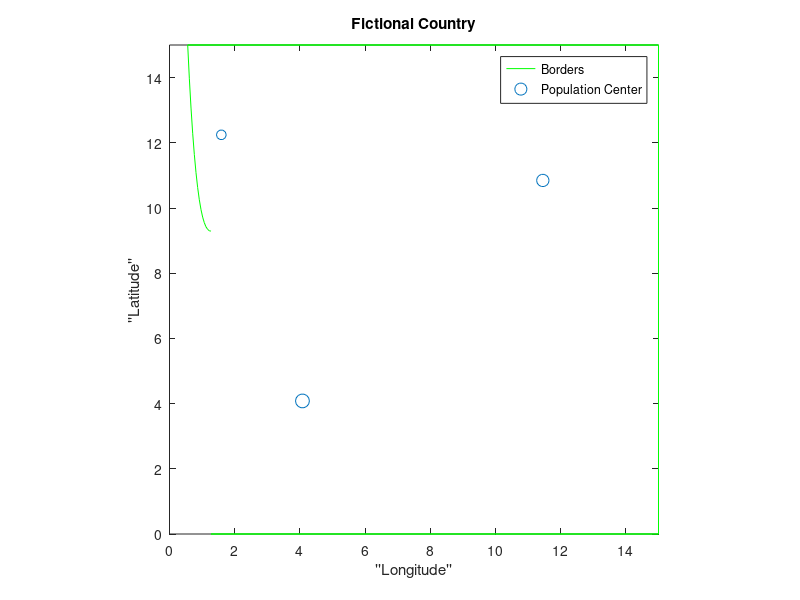

Write the MATLAB code that produced this figure. (Note: this script raises an error after producing the figure.)
clc; clear; close all

%% Defining the Coast

% Coefficients of polynomial that define the coastline have been
% predetermined (totally arbitrary, but still predetermined)
coastCoeff = load("coastPolyCoeffs.mat");
alphaStar = coastCoeff.alphaStar;

%The 5th-order polynomial that will define our coast:
coast_line = @(x) alphaStar(1,:) + alphaStar(2,:).*x + alphaStar(3,:).*x.^2 + alphaStar(4,:).*x.^3 ...
    + alphaStar(5,:).*x.^4 + alphaStar(6,:).*x.^5 + 0.00001.*x.^6;

%coast_line = @(x) -x+15

upper_bound = 15;
lower_bound = 0;
right_bound = 15;

options = optimset('Display','off');
x_bounds = [0 right_bound];
x_bounds = max(x_bounds, fsolve((@(x) (coast_line(x) - upper_bound)),0,options));
x_bounds = min(x_bounds, fsolve((@(x) (coast_line(x) - lower_bound)),0, options));

fplot(coast_line, x_bounds,'g');
hold on

%%% Defining the borders of the country (just straight lines)

%Define upper border as straight line:
x1 = linspace(x_bounds(1), right_bound,2);
y1 = upper_bound.*ones(length(x1));
plot(x1,y1,'g','HandleVisibility','off')

%Define lower border as straight line:
x2 = linspace(x_bounds(2),right_bound ,2);
y2 = lower_bound.*ones(length(x2));
plot(x2,y2,'g','HandleVisibility','off')

%Define right side boarder as straight line:
xv = right_bound.*ones(2,1);
yv = linspace(lower_bound, upper_bound,length(xv));
plot(xv,yv,'g','HandleVisibility','off')


%% Plot some randomly selected population centers:
popCenters = [4.0783    4.0816;
              1.5899   12.2449;
             11.4516   10.8455;];
populations = [1000, 500, 800];
scatter(popCenters(:,1),popCenters(:,2),populations/10,'b*')

%% Add some titles and labels
legend("Borders","Population Center")
title("Fictional Country")
xlabel("''Longitude''")
ylabel("''Latitude''")
axis([0 right_bound lower_bound upper_bound]) 
axis equal


%% Equation Params
local_weight = 1;
coastal_weight = 1;
pipe_K = 1;
gpm_per_head = 1;

%% Distance To Coast
syms x x0 y0
dist_coast = sqrt((x-x0).^2 + (coast_line(x)-y0).^2);
zeros_dist_cost = diff(dist_coast) == 0;
root_func = matlabFunction(diff(dist_coast));
min_x = solve(zeros_dist_cost,x, 'ReturnConditions',true);

dist_coast_func_helper = @(x,y,x0) sqrt((x0-x).^2 + (coast_line(x0)-y).^2);
dist_coast_func = @(x,y) dist_coast_func_helper(x,y,min_x_func_2(x,y,root_func,x_bounds,coast_line));
%dist_coast_func = @(x,y) dist_coast_func_helper(x,y,min_x_func(x,y,min_x,x_bounds));


%% Cost Functions
x_points = 20;
y_points = 20;
x = linspace(0,right_bound,x_points);
y = linspace(lower_bound,upper_bound,y_points);
[X,Y] = meshgrid(x,y);
coast_cost = zeros(x_points, y_points);

for i = 1:x_points
    for j = 1:y_points
        coast_cost(j,i) = dist_coast_func(x(i), y(j));
        fprintf("ij: (%d, %d), xy:(%0.2f, %0.2f), Dist: %f\n", i,j,x(i),y(j),coast_cost(j,i));
    end
end

figure
hold on

surf(X,Y,coast_cost)
shading interp
xlim([0 right_bound])
ylim([lower_bound upper_bound])
title("Distance To Coast")
xlabel("''Longitude''")
ylabel("''Latitude''")


%% Discrete Model For Distance to Coast... So Much Easier
x_points = 500;
y_points = 500;
x = linspace(0,right_bound,x_points);
y = linspace(lower_bound,upper_bound,y_points);
[X,Y] = meshgrid(x,y);
x_coast = linspace(x_bounds(1), x_bounds(2), 1000);
coast_points = coast_line(x_coast);

coast_cost = zeros(x_points, y_points);

for i = 1:x_points
    for j = 1:y_points
        coast_cost(j,i) = min(sqrt((x(i)-x_coast).^2 + (y(j)-coast_points).^2));
    end
end

figure
hold on

surf(X,Y,coast_cost)
shading interp
xlim([0 right_bound])
ylim([lower_bound upper_bound])
title("Distance To Coast")
xlabel("''Longitude''")
ylabel("''Latitude''")
